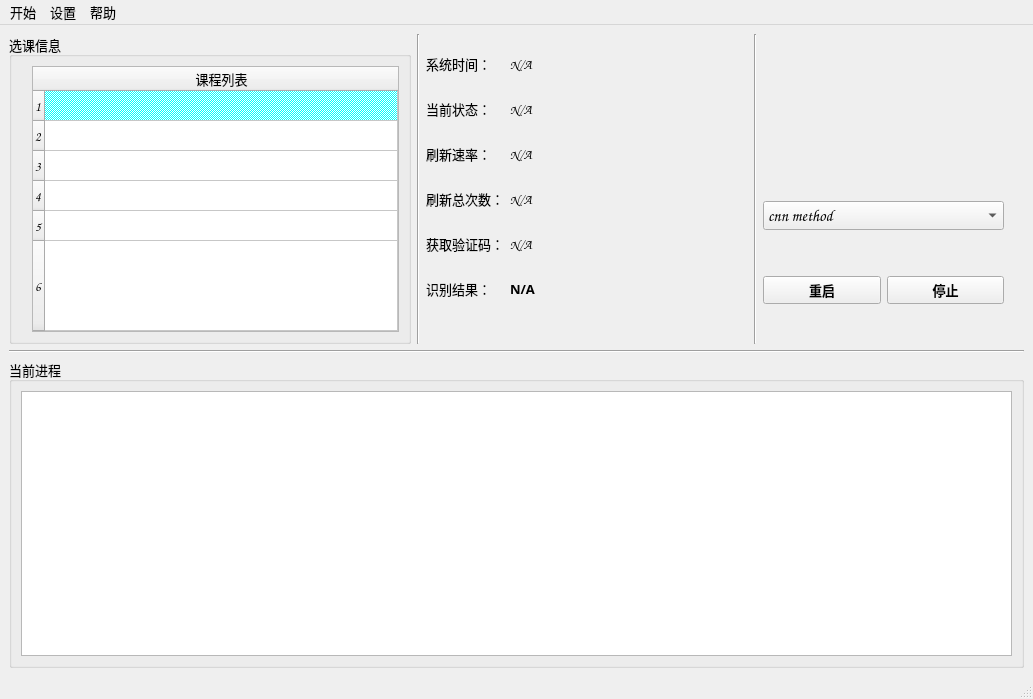
<?xml version="1.0" encoding="UTF-8"?>
<ui version="4.0">
 <class>MainWindow</class>
 <widget class="QMainWindow" name="MainWindow">
  <property name="geometry">
   <rect>
    <x>0</x>
    <y>0</y>
    <width>1033</width>
    <height>699</height>
   </rect>
  </property>
  <property name="font">
   <font>
    <family>Comic Sans MS</family>
    <pointsize>10</pointsize>
   </font>
  </property>
  <property name="windowTitle">
   <string>AutoElective</string>
  </property>
  <widget class="QWidget" name="centralwidget">
   <layout class="QVBoxLayout" name="verticalLayout_3" stretch="3,1,3">
    <item>
     <layout class="QHBoxLayout" name="horizontalLayout_4" stretch="5,1,4,1,3,0">
      <item>
       <widget class="QGroupBox" name="groupBox_2">
        <property name="title">
         <string>选课信息</string>
        </property>
        <layout class="QHBoxLayout" name="horizontalLayout">
         <property name="leftMargin">
          <number>20</number>
         </property>
         <item>
          <widget class="QTableWidget" name="etable">
           <attribute name="horizontalHeaderCascadingSectionResizes">
            <bool>true</bool>
           </attribute>
           <attribute name="horizontalHeaderDefaultSectionSize">
            <number>215</number>
           </attribute>
           <attribute name="horizontalHeaderStretchLastSection">
            <bool>true</bool>
           </attribute>
           <attribute name="verticalHeaderCascadingSectionResizes">
            <bool>true</bool>
           </attribute>
           <attribute name="verticalHeaderStretchLastSection">
            <bool>true</bool>
           </attribute>
           <row>
            <property name="text">
             <string>1</string>
            </property>
           </row>
           <row>
            <property name="text">
             <string>2</string>
            </property>
           </row>
           <row>
            <property name="text">
             <string>3</string>
            </property>
           </row>
           <row>
            <property name="text">
             <string>4</string>
            </property>
           </row>
           <row>
            <property name="text">
             <string>5</string>
            </property>
           </row>
           <row>
            <property name="text">
             <string>6</string>
            </property>
           </row>
           <column>
            <property name="text">
             <string>课程列表</string>
            </property>
           </column>
           <item row="0" column="0">
            <property name="text">
             <string/>
            </property>
            <property name="background">
             <brush brushstyle="Dense4Pattern">
              <color alpha="255">
               <red>0</red>
               <green>255</green>
               <blue>255</blue>
              </color>
             </brush>
            </property>
           </item>
          </widget>
         </item>
        </layout>
       </widget>
      </item>
      <item>
       <widget class="Line" name="line_2">
        <property name="orientation">
         <enum>Qt::Vertical</enum>
        </property>
       </widget>
      </item>
      <item>
       <layout class="QFormLayout" name="formLayout">
        <property name="verticalSpacing">
         <number>25</number>
        </property>
        <property name="topMargin">
         <number>20</number>
        </property>
        <item row="0" column="0">
         <widget class="QLabel" name="label">
          <property name="text">
           <string>系统时间：</string>
          </property>
         </widget>
        </item>
        <item row="0" column="1">
         <widget class="QLabel" name="timelabel">
          <property name="text">
           <string>N/A</string>
          </property>
         </widget>
        </item>
        <item row="1" column="0">
         <widget class="QLabel" name="label_2">
          <property name="text">
           <string>当前状态：</string>
          </property>
         </widget>
        </item>
        <item row="1" column="1">
         <widget class="QLabel" name="statelabel">
          <property name="text">
           <string>N/A</string>
          </property>
         </widget>
        </item>
        <item row="2" column="0">
         <widget class="QLabel" name="label_5">
          <property name="text">
           <string>刷新速率：</string>
          </property>
         </widget>
        </item>
        <item row="2" column="1">
         <widget class="QLabel" name="frequencylabel">
          <property name="text">
           <string>N/A</string>
          </property>
         </widget>
        </item>
        <item row="3" column="0">
         <widget class="QLabel" name="label_7">
          <property name="text">
           <string>刷新总次数：</string>
          </property>
         </widget>
        </item>
        <item row="3" column="1">
         <widget class="QLabel" name="countlabel">
          <property name="text">
           <string>N/A</string>
          </property>
         </widget>
        </item>
        <item row="4" column="0">
         <widget class="QLabel" name="label_9">
          <property name="text">
           <string>获取验证码：</string>
          </property>
         </widget>
        </item>
        <item row="4" column="1">
         <widget class="QLabel" name="codeimg">
          <property name="text">
           <string>N/A</string>
          </property>
         </widget>
        </item>
        <item row="5" column="0">
         <widget class="QLabel" name="label_3">
          <property name="text">
           <string>识别结果：</string>
          </property>
         </widget>
        </item>
        <item row="5" column="1">
         <widget class="QLabel" name="coderesult">
          <property name="font">
           <font>
            <family>Arial Black</family>
            <weight>75</weight>
            <bold>true</bold>
           </font>
          </property>
          <property name="text">
           <string>N/A</string>
          </property>
         </widget>
        </item>
       </layout>
      </item>
      <item>
       <widget class="Line" name="line_3">
        <property name="orientation">
         <enum>Qt::Vertical</enum>
        </property>
       </widget>
      </item>
      <item>
       <layout class="QVBoxLayout" name="verticalLayout_2" stretch="2,1,0,2,0">
        <item>
         <layout class="QHBoxLayout" name="horizontalLayout_3">
          <item>
           <widget class="QLabel" name="piclabel">
            <property name="sizePolicy">
             <sizepolicy hsizetype="Expanding" vsizetype="Expanding">
              <horstretch>0</horstretch>
              <verstretch>0</verstretch>
             </sizepolicy>
            </property>
            <property name="text">
             <string/>
            </property>
            <property name="pixmap">
             <pixmap>../pics/cnn.png</pixmap>
            </property>
           </widget>
          </item>
         </layout>
        </item>
        <item>
         <widget class="QComboBox" name="comboBox">
          <property name="font">
           <font>
            <family>Comic Sans MS</family>
            <pointsize>12</pointsize>
           </font>
          </property>
          <item>
           <property name="text">
            <string>cnn method</string>
           </property>
          </item>
          <item>
           <property name="text">
            <string>tesseract-OCR</string>
           </property>
          </item>
         </widget>
        </item>
        <item>
         <spacer name="verticalSpacer">
          <property name="orientation">
           <enum>Qt::Vertical</enum>
          </property>
          <property name="sizeHint" stdset="0">
           <size>
            <width>20</width>
            <height>40</height>
           </size>
          </property>
         </spacer>
        </item>
        <item>
         <layout class="QHBoxLayout" name="horizontalLayout_2">
          <item>
           <widget class="QPushButton" name="restartbutton">
            <property name="font">
             <font>
              <family>Arial Black</family>
              <pointsize>10</pointsize>
              <weight>75</weight>
              <bold>true</bold>
              <stylestrategy>PreferAntialias</stylestrategy>
             </font>
            </property>
            <property name="text">
             <string>重启</string>
            </property>
           </widget>
          </item>
          <item>
           <widget class="QPushButton" name="stopbutton">
            <property name="font">
             <font>
              <family>Arial Black</family>
              <pointsize>10</pointsize>
              <weight>75</weight>
              <bold>true</bold>
              <stylestrategy>PreferAntialias</stylestrategy>
             </font>
            </property>
            <property name="text">
             <string>停止</string>
            </property>
           </widget>
          </item>
         </layout>
        </item>
        <item>
         <spacer name="verticalSpacer_2">
          <property name="orientation">
           <enum>Qt::Vertical</enum>
          </property>
          <property name="sizeHint" stdset="0">
           <size>
            <width>20</width>
            <height>40</height>
           </size>
          </property>
         </spacer>
        </item>
       </layout>
      </item>
      <item>
       <spacer name="horizontalSpacer">
        <property name="orientation">
         <enum>Qt::Horizontal</enum>
        </property>
        <property name="sizeHint" stdset="0">
         <size>
          <width>20</width>
          <height>20</height>
         </size>
        </property>
       </spacer>
      </item>
     </layout>
    </item>
    <item>
     <widget class="Line" name="line">
      <property name="orientation">
       <enum>Qt::Horizontal</enum>
      </property>
     </widget>
    </item>
    <item>
     <widget class="QGroupBox" name="groupBox">
      <property name="title">
       <string>当前进程</string>
      </property>
      <layout class="QVBoxLayout" name="verticalLayout">
       <item>
        <widget class="QTextBrowser" name="infobox">
         <property name="font">
          <font>
           <family>Comic Sans MS</family>
           <pointsize>10</pointsize>
          </font>
         </property>
         <property name="focusPolicy">
          <enum>Qt::StrongFocus</enum>
         </property>
         <property name="autoFillBackground">
          <bool>false</bool>
         </property>
         <property name="styleSheet">
          <string notr="true">selection-color: rgb(85, 170, 255);</string>
         </property>
         <property name="sizeAdjustPolicy">
          <enum>QAbstractScrollArea::AdjustIgnored</enum>
         </property>
        </widget>
       </item>
      </layout>
     </widget>
    </item>
   </layout>
  </widget>
  <widget class="QMenuBar" name="menubar">
   <property name="geometry">
    <rect>
     <x>0</x>
     <y>0</y>
     <width>1033</width>
     <height>26</height>
    </rect>
   </property>
   <widget class="QMenu" name="menuAutoElective2_0">
    <property name="title">
     <string>开始</string>
    </property>
   </widget>
   <widget class="QMenu" name="menu">
    <property name="title">
     <string>设置</string>
    </property>
   </widget>
   <widget class="QMenu" name="menu_2">
    <property name="title">
     <string>帮助</string>
    </property>
   </widget>
   <addaction name="menuAutoElective2_0"/>
   <addaction name="menu"/>
   <addaction name="menu_2"/>
  </widget>
  <widget class="QStatusBar" name="statusbar"/>
  <action name="actionkaishi">
   <property name="text">
    <string>start</string>
   </property>
  </action>
  <action name="actionstop">
   <property name="text">
    <string>stop</string>
   </property>
  </action>
 </widget>
 <resources/>
 <connections/>
</ui>
